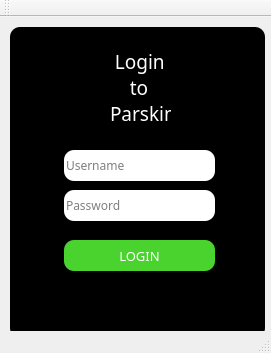
<?xml version="1.0" encoding="UTF-8"?>
<ui version="4.0">
 <class>MainWindow</class>
 <widget class="QMainWindow" name="MainWindow">
  <property name="geometry">
   <rect>
    <x>0</x>
    <y>0</y>
    <width>271</width>
    <height>353</height>
   </rect>
  </property>
  <property name="sizePolicy">
   <sizepolicy hsizetype="Fixed" vsizetype="Fixed">
    <horstretch>0</horstretch>
    <verstretch>0</verstretch>
   </sizepolicy>
  </property>
  <property name="windowTitle">
   <string>Parskin ~ Login</string>
  </property>
  <property name="accessibleDescription">
   <string/>
  </property>
  <property name="autoFillBackground">
   <bool>true</bool>
  </property>
  <property name="styleSheet">
   <string notr="true"/>
  </property>
  <widget class="QWidget" name="centralWidget">
   <widget class="QPushButton" name="loginbutton">
    <property name="geometry">
     <rect>
      <x>64</x>
      <y>223</y>
      <width>151</width>
      <height>31</height>
     </rect>
    </property>
    <property name="font">
     <font>
      <family>Segoe UI Semilight</family>
      <pointsize>10</pointsize>
      <weight>50</weight>
      <bold>false</bold>
     </font>
    </property>
    <property name="autoFillBackground">
     <bool>false</bool>
    </property>
    <property name="styleSheet">
     <string notr="true">border-radius: 10px;
border-color:#64e827;
background-color:#4ad32e;
color:white;</string>
    </property>
    <property name="text">
     <string>LOGIN</string>
    </property>
   </widget>
   <widget class="QLineEdit" name="loginusername">
    <property name="enabled">
     <bool>true</bool>
    </property>
    <property name="geometry">
     <rect>
      <x>64</x>
      <y>133</y>
      <width>151</width>
      <height>31</height>
     </rect>
    </property>
    <property name="font">
     <font>
      <family>Segoe UI Light</family>
     </font>
    </property>
    <property name="styleSheet">
     <string notr="true">border-radius: 10px;
border-color:#64e827;</string>
    </property>
    <property name="inputMethodHints">
     <set>Qt::ImhSensitiveData</set>
    </property>
    <property name="readOnly">
     <bool>false</bool>
    </property>
    <property name="placeholderText">
     <string>Username</string>
    </property>
   </widget>
   <widget class="QLineEdit" name="loginpassword">
    <property name="geometry">
     <rect>
      <x>64</x>
      <y>173</y>
      <width>151</width>
      <height>31</height>
     </rect>
    </property>
    <property name="font">
     <font>
      <family>Segoe UI Light</family>
     </font>
    </property>
    <property name="autoFillBackground">
     <bool>false</bool>
    </property>
    <property name="styleSheet">
     <string notr="true">border-radius: 10px;
border-color:#64e827;</string>
    </property>
    <property name="echoMode">
     <enum>QLineEdit::Password</enum>
    </property>
    <property name="placeholderText">
     <string>Password</string>
    </property>
   </widget>
   <widget class="QFrame" name="frame">
    <property name="enabled">
     <bool>false</bool>
    </property>
    <property name="geometry">
     <rect>
      <x>10</x>
      <y>10</y>
      <width>255</width>
      <height>311</height>
     </rect>
    </property>
    <property name="styleSheet">
     <string notr="true">border-radius: 10px;
background-color:black;</string>
    </property>
    <property name="frameShape">
     <enum>QFrame::StyledPanel</enum>
    </property>
    <property name="frameShadow">
     <enum>QFrame::Raised</enum>
    </property>
    <widget class="QLabel" name="label">
     <property name="geometry">
      <rect>
       <x>100</x>
       <y>20</y>
       <width>61</width>
       <height>81</height>
      </rect>
     </property>
     <property name="font">
      <font>
       <family>Segoe UI Semilight</family>
       <pointsize>14</pointsize>
      </font>
     </property>
     <property name="styleSheet">
      <string notr="true">color:white;</string>
     </property>
     <property name="text">
      <string> Login
    to
Parskin</string>
     </property>
    </widget>
   </widget>
   <zorder>frame</zorder>
   <zorder>loginbutton</zorder>
   <zorder>loginpassword</zorder>
   <zorder>loginusername</zorder>
  </widget>
  <widget class="QToolBar" name="mainToolBar">
   <attribute name="toolBarArea">
    <enum>TopToolBarArea</enum>
   </attribute>
   <attribute name="toolBarBreak">
    <bool>false</bool>
   </attribute>
  </widget>
  <widget class="QStatusBar" name="statusBar"/>
 </widget>
 <layoutdefault spacing="6" margin="11"/>
 <resources/>
 <connections/>
</ui>
